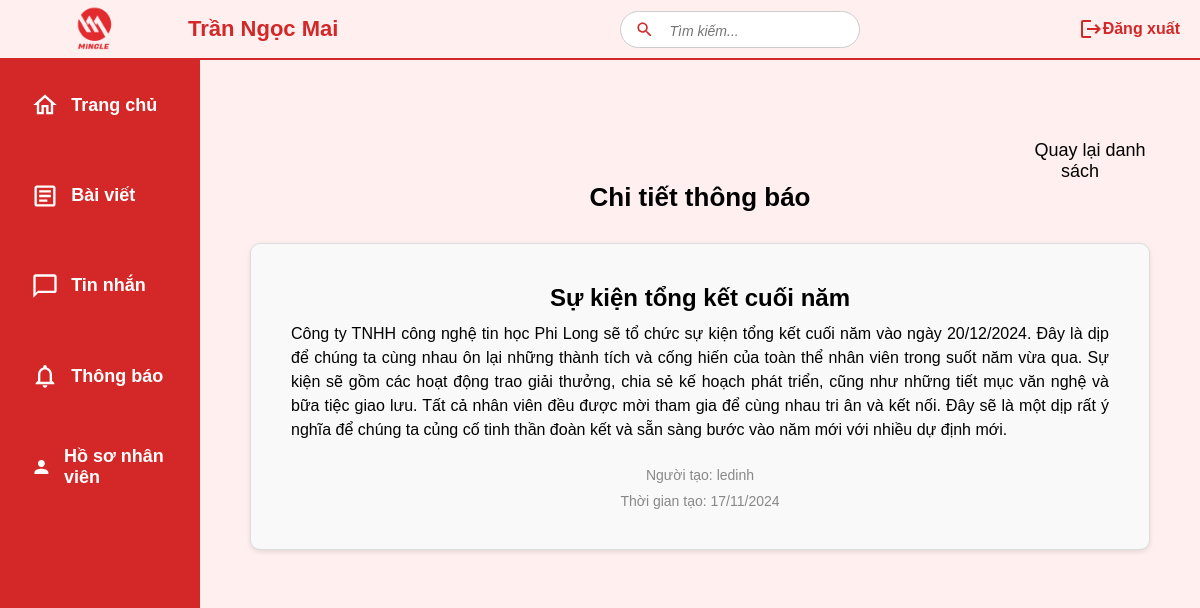
The app's page /notifications/1/ (signed in), older data.
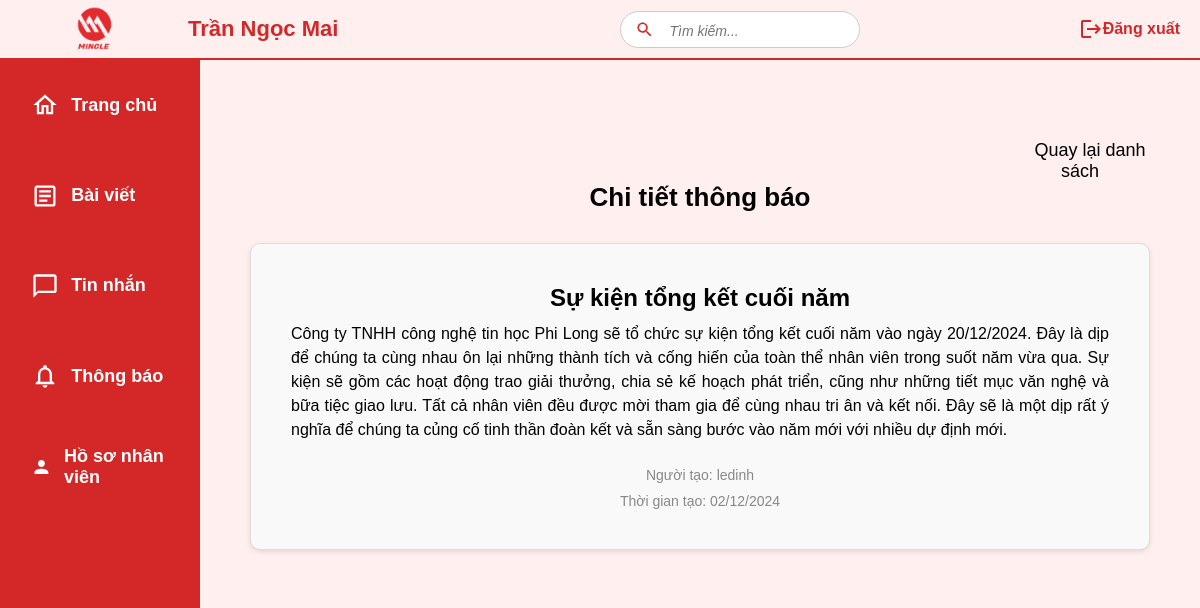
The same page, newer data.
### mxh/models.py (models this page shows, shortened)
class Notification(models.Model): # thông báo về tin tức sự kiện
    title = models.CharField(max_length=255)
    content = models.TextField()
    created_at = models.DateTimeField(auto_now_add=True)
    user = models.ForeignKey(User, on_delete=models.CASCADE, related_name='notifications')

### mxh/views.py (the view)
# urls.py: path('notifications/<int:pk>/', notification_detail, name='notification_detail'),
@never_cache
@login_required
def notification_detail(request, pk):
   notification = get_object_or_404(Notification, pk=pk)
   time_diff = now() - notification.created_at
   if time_diff.days > 2:
       notification.time_display = notification.created_at.strftime("%d/%m/%Y")
   elif time_diff.days >= 1:
       notification.time_display = f"{time_diff.days} ngày trước"
   elif time_diff.seconds >= 3600:
       notification.time_display = f"{time_diff.seconds // 3600} giờ trước"
   else:
       notification.time_display = f"{time_diff.seconds // 60} phút trước"
   return render(request, 'detail.html', {'notification': notification})

### mxh/templates/detail.html (shortened to what this page needs)
{% extends 'base.html' %}
{% block content %}
<div class="container">
        <div class="back-button">
        <a href="{% url 'notification_list' %}">Quay lại danh sách</a>
    </div>
    <h1>Chi tiết thông báo</h1>
    <div class="notification-detail">
        <h2>{{ notification.title }}</h2>
        <p>{{ notification.content }}</p>
        {% if user.is_staff %}
            <div class="created-by">Người tạo: {{ notification.user.username }}</div>
        {% endif %}
        <div class="created-at">Thời gian tạo: {{ notification.time_display }}</div>
    </div>
</div>
{% endblock %}

Row changes from the older to the newer data that the page shows:
changed Notification "Sự kiện tổng kết cuối năm": time_display "17/11/2024" → "02/12/2024"
